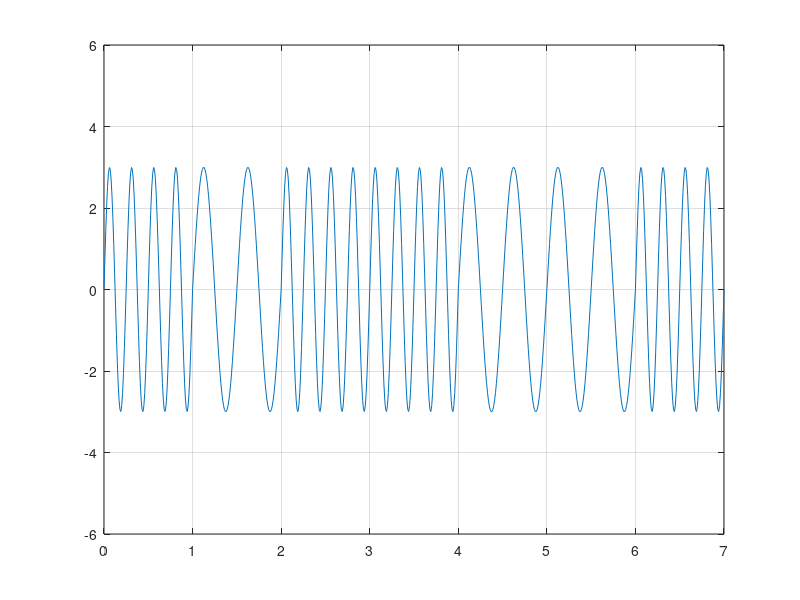

The MATLAB source for this figure:
clc; #... Clear command line
clear all; #... Clear variables
close all; #... Clear figures

bits = [1 0 1 1 0 0 1];

#... Modulation
bitrate = 1;

sampling_rate = 100;
sampling_time = 1/sampling_rate;

end_time = length(bits)/bitrate;
time = 0:sampling_time:end_time;

a = 3; #... Amplitude
signal_one = a*sin(2*pi*4*time);
modulation = a*sin(2*pi*2*time);

index = 1;

for i = 1:length(time)
    if bits(index) == 1
        modulation(i) = signal_one(i);
    endif
    if time(i)*bitrate >= index
        index = index+1;
    endif
endfor

plot(time, modulation);
axis([0 end_time -2*a 2*a]);
grid on;

#... Demodulation
index = 1;

for i = 1:length(modulation)
    if modulation(i) != signal_one(i)
        demodultaion(index) = 0;
    else
        demodultaion(index) = 1;
    endif
    if time(i)*bitrate >= index
        index = index+1;
    endif
endfor

disp(demodultaion);
